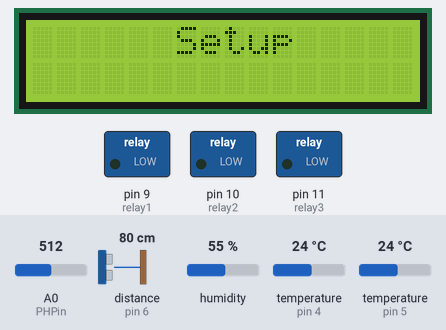
The sketch below on a simulated Arduino Uno, built with avr-gcc and run on an emulated ATmega328P. Shown: 16×2 character LCD, switched loads named in the sketch (green lamp = pin HIGH). Inputs (shaded band) come from the test bench; at power-on: temperature (sensors on pin 5, pin 4) 24 °C, A0 (PHPin) = 512, distance to the obstacle (sensor on pin 6) 80 cm, humidity 55 %. The echo pulse lasts 58.3 µs per cm; the local clock reads 2024-03-15 10:24:30 at power-on unless the sketch sets it; pins used as bus, display or sensor lines are not drawn; what the sketch prints to the serial monitor is not drawn.

Above: at 1.1 s.
At 5.3 s:
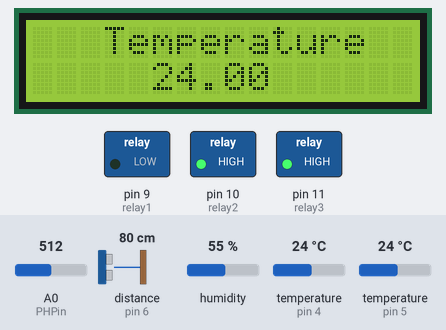
5.4 s: temperature (sensor on pin 5) set to 11 °C
At 10.8 s:
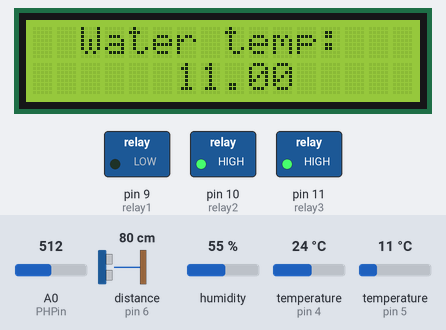
18.5 s: temperature (sensor on pin 5) set to 8 °C
39.3 s: A0 (PHPin) set to 554
At 53.2 s:
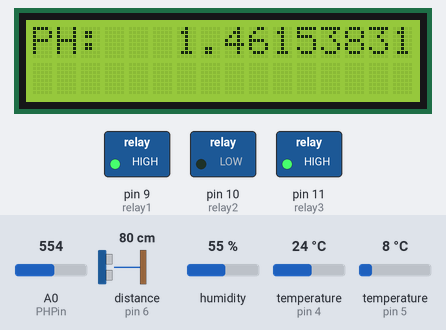
53.3 s: A0 (PHPin) set to 579
62.7 s: distance to the obstacle (sensor on pin 6) set to 56 cm
At 75.1 s:
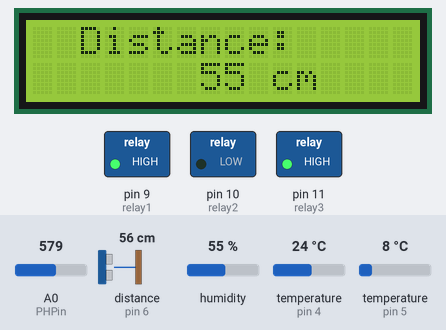
75.9 s: distance to the obstacle (sensor on pin 6) set to 45 cm
At 96.3 s:
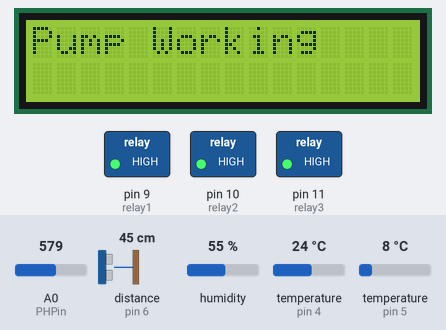
Timing chart, 0 to 97.8 s (numbered marks = the images above; inputs shaded):
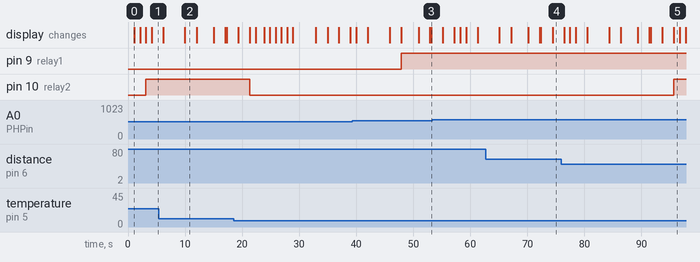

Measured:
- the behaviour switches between 51 and 50 cm on distance to the obstacle (sensor on pin 6) (found by bisection; images 4 and 5)
- after the input at 75.9 s, pin 10 (relay2): LOW → HIGH after 19.7 s
- what the display in image 0 shows lasts 1.0 s, from 1.1 s to 2.1 s
- what the display in image 2 shows lasts 2.0 s, from 10.0 s to 12.0 s

The sketch:

aquaponic.ino
```cpp
#include <DHT11.h>
#include <OneWire.h>
#include <DallasTemperature.h>
#include <Wire.h>
#include <LiquidCrystal_I2C.h>
#include "SoftwareSerial.h"


#define ONE_WIRE_BUS 5
#include "RTClib.h"

#define LED 13

#define samplingInterval 20
#define printInterval 800
#define ArrayLenth  40    //times of collection


const float minph = 5.5;
const float maxph = 7.0;
int PHPin = A0;
float Healthy1_mv = 1.96;
float mvReading = 0;
float Vs = 5;
static float phValue = 7.2;        // dtoStrf double to string function
static char phStr[15];
int i= 0;
long reading = 0;
unsigned long sum = 0;
float average = 0;
float mvReading_7 = 2.1191406250;
float Slope = 0;
float mvReading_4 = 2.4365234375;
float offset= 0;;


int relay1 = 9;      // Water heater
int relay2 = 10;     //Water Pump
int relay3 = 11;     //Air Pump

int pin = 4;
DHT11 dht11(pin);

OneWire oneWire(ONE_WIRE_BUS);
/********************************************************************/
// Pass our oneWire reference to Dallas Temperature.
DallasTemperature sensors(&oneWire);

//I2C pins declaration
LiquidCrystal_I2C lcd(0x27, 2, 1, 0, 4, 5, 6, 7, 3, POSITIVE);

SoftwareSerial esp8266(3,2);         // make RX Arduino line is pin 2, make TX Arduino line is pin 3.
                                      // This means that you need to connect the RX line from the esp to the Arduino's pin 2

RTC_DS1307 RTC;

int Second;
int Minute;
int Hour;      // Initialize them with the current value
int Day;
int Month;
int Year;


//Post values -------------------------------------------------------------------------------

 int refHour;
 /*
 int len;
 char inChar;
 char str[200]= "";
 boolean stringComplete;
 long postDelay = 60000;
 long minuteRef ;
 long lastPost ;
 */
 String tempStr;
 String humiStr;
 //String phStr;
 String waterStr;
 String distanceStr;
 String relay1Str;
 String relay2Str;
 String relay3Str;
 String relayStr[] = {relay1Str,relay2Str,relay3Str};
 String inputString ="";
 char* arr = "";
 const String outPutStringTest =  "24,50,7,15,45,ON,ON,ON";


 //char* line = "";                     // This part receives the response line fromesp8266

 //Post values -------------------------------------------------------------------------------
 int postDelay = 10;
 int minuteRef ;
 int hourRef;
 int lastPost ;
 int lastPostHour;
 int len;
 char inChar;
 char str[200]= "";
 //char* arr = "";
// String inputString ="";
 boolean stringComplete;


 float temp,humi;                                   // Variables to store the values readed from the sensor DHT11
 int tempInt,humiInt,phValueInt,waterInt;           //  Variables in integer format,step before convert in String and send trough ESP8266
 boolean relay1State,relay2State,relay3State;
 boolean relayState[] = {relay1State,relay2State,relay3State}  ;     // Save here the current state of the relays 0 = Low ....

// defines  echo pins numbers
const int trigPin = 7;
const int echoPin = 6;

// defines variables
long duration;
int  distance;


void setup() {

  Wire.begin();
  Serial.begin(9600);
  esp8266.begin(9600);
  Slope_calc();

  while (!Serial) {
      ; // wait for serial port to connect. Needed for Leonardo only
    }

  delay(1000);


  sensors.begin();

  lcd.begin(16,2);//Defining 16 columns and 2 rows of lcd display
  lcd.backlight();//To Power ON the back light
  //lcd.backlight();// To Power OFF the back light
  lcd.print("      Setup");

  delay(1000);


  RTC.begin();
  //Si quitamos el comentario de la linea siguiente, se ajusta la hora y la fecha con la del ordenador
  // RTC.adjust(DateTime(__DATE__, __TIME__));

  pinMode(relay1,OUTPUT);
  pinMode(relay2,OUTPUT);
  pinMode(relay3,OUTPUT);
  lcd.clear();
  lcd.print("   Relays ready");
  delay(1000);
  pinMode(trigPin,  OUTPUT);       // Sets the trigPin as an Output
  pinMode(echoPin,  INPUT);        // Sets the echoPin as an Input

  refHour = 43;    // Here a random hour is set. When checking the reference hour for the last post, the current hour will be always
                   // diferent than 43,then it will post the data online.
   digitalWrite(relay2,HIGH);
   digitalWrite(relay3,HIGH);
   relay2Str = "ON";
   relay3Str = "ON";
   lcd.clear();
   lcd.print("   Setup Done");
   delay(1000);
}

void loop() {

  dht();
  ds18B20();
  Time();
  ReadPH();
  waterLevel();
  postData();
  serialEvent();

  }

void dht()
{
  int err;
  if((err=dht11.read(humi, temp))==0)
  {
    Serial.print("temperature:");
    Serial.print(temp);
    Serial.print(" humidity:");
    Serial.print(humi);
    Serial.println();

    lcd.clear();//Clean the screen
    lcd.setCursor(0,0);
    lcd.print("   Temperature ");
    lcd.setCursor(5,2);
    lcd.print(temp);
    delay(2000);

    lcd.clear();//Clean the screen
    lcd.setCursor(0,0);
    lcd.print("    Humidity ");
    lcd.setCursor(6,2);
    lcd.print(humi);
    delay(2000);

  }
  else
  {
    lcd.clear();//Clean the screen
    lcd.setCursor(0,0);
    lcd.print("Error No: ");
    lcd.setCursor(0,1);
    lcd.print(err);
    delay(1000);
    Serial.println();
    Serial.print("Error No :");
    Serial.print(err);
    Serial.println();
  }
  delay(DHT11_RETRY_DELAY); //delay for reread
}

void ds18B20(void)
{
 // call sensors.requestTemperatures() to issue a global temperature
 // request to all devices on the bus
 /********************************************************************/
 sensors.requestTemperatures(); // Send the command to get temperature readings

 Serial.println("DONE");
/********************************************************************/
 lcd.clear();//Clean the screen
 lcd.print("  Water temp:");
 lcd.setCursor(6,2);
 lcd.print(sensors.getTempCByIndex(0));
 waterInt = (int)(sensors.getTempCByIndex(0));
 delay(2000);

   if ((waterInt <= -5)&&(waterInt >= -15))
     {
      sensors.requestTemperatures();
      lcd.clear();//Clean the screen
      lcd.print("  Water temp:");
      lcd.setCursor(6,2);
      lcd.print(sensors.getTempCByIndex(0));
      waterInt = (int)(sensors.getTempCByIndex(0));
      delay(2000);
       }

 if (waterInt <= 9)
     { digitalWrite(relay1,HIGH);
       lcd.clear();
       lcd.print("Water heating up");
       relay1Str= "ON";
       }
       else
          { digitalWrite(relay1,LOW);
            lcd.clear();
            lcd.print("Water no heating");
            relay1Str= "OFF";
           }
 if (waterInt < -15)
     {
       waterInt = -14;
       lcd.clear();
       lcd.print("Water temp Error");

      }

 Serial.print(sensors.getTempCByIndex(0));
 Serial.print(sensors.getTempCByIndex(0)); // Why "byIndex"?
   // You can have more than one DS18B20 on the same bus.
   // 0 refers to the first IC on the wire
   delay(2000);
}


void relayTest() {

  Serial.print("testing");
  lcd.clear();
  lcd.print(" Relay test");
    digitalWrite(relay1,HIGH);
    delay(1000);
    digitalWrite(relay2,HIGH);
    delay(1000);
    digitalWrite(relay3,HIGH);
    delay(1000);
    digitalWrite(relay1,LOW);
    delay(1000);
    digitalWrite(relay2,LOW);
    delay(1000);
    digitalWrite(relay3,LOW);
    delay(1000);

  }


void ReadPH(){

  i = 0;
  sum = 0;

  while(i<=20){
                reading=analogRead(PHPin);
                sum=sum+reading;
                delay(10);
                i++;
               }

  average=sum/i;

  //Converting to mV reading and then to pH
  mvReading=average*Vs/1024;
  //phValue=mvReading*K_PH;
  phValue=(7-((mvReading_7-mvReading)*Slope));

 if ((phValue > 1)&&(phValue < 10)) {
   lcd.clear();
   lcd.print("PH:   ");
   lcd.print(phValue,DEC);
   delay(2000);
  } else {
    phValue = 11.1 ;
    lcd.clear();
    lcd.print("   PH Error");
    lcd.setCursor(0,2);
    lcd.print(phValue);
    delay(2000);
    }
   dtostrf (phValue,  4,  1,  phStr);

   Serial.print("PH String = ");
   Serial.println(phStr);

}

void Slope_calc(){

                    offset=Healthy1_mv-mvReading_7;
                    Slope=3/(Healthy1_mv-mvReading_4-offset);
                 }


void Time () {

    DateTime now = RTC.now();
    delay(1000);

    Year = now.year();
    Month = now.month();
    Day = now.day();
    Hour = now.hour();
    Minute = now.minute();
    Second = now.second();
    lcd.clear();
    lcd.print(" Time : ");
    lcd.print(Hour);
    lcd.print(":");
    lcd.print(Minute);
    lcd.print(":");
    lcd.print(Second);
    delay(2000);
    lcd.clear();
}


void postData() {

    DateTime now = RTC.now();
    delay(1000);

    Year = now.year();
    Month = now.month();
    Day = now.day();
    Hour = now.hour();
    Minute = now.minute();
    Second = now.second();

    if (refHour != Hour)
      {
        String outPutString = "";
        String outPutAlarmString = "";
        const char* come = ",";

        //hValueInt = (int)phValue;

        tempInt = (int)temp;
        humiInt = (int)humi;

        //phStr = (String)phValueInt;
        //phStr = "";
        //phStr += (String)(phValue, 1);
        // phStr =  (String)(phValue,1);
        tempStr  = (String)tempInt;
        humiStr  = (String)humiInt;
        waterStr = (String)waterInt;
        distanceStr = (String)distance;

        lcd.clear();
        lcd.print("   refHour:");
        lcd.print(refHour);
        lcd.setCursor(3,2);
        lcd.print("Hour:");
        lcd.print(Hour);
        delay(1500);

        lcd.clear();
        lcd.print("  Parsing data");
        delay(1000);
        lcd.clear();


        lcd.print("Values: ");
        lcd.setCursor(0,2);
        outPutString += tempStr;
        lcd.print(tempStr);
        lcd.print(",");
        delay(1000);
        outPutString += come;
        outPutString += humiStr;
        lcd.print(humiStr);
        lcd.print(",");
        delay(1000);
        outPutString += come;
        outPutString += phStr;
        lcd.print(phStr);
        lcd.print(",");
        delay(1000);
        outPutString += come;
        outPutString += waterStr;
        lcd.print(waterStr);
        lcd.print(",");
        delay(1000);
        outPutString += come;
        outPutString += distanceStr;
        lcd.print(distanceStr);
        lcd.print(",");
        delay(1000);
        outPutString += come;
        outPutString += relay1Str;
        //lcd.print(relay1Str);
        lcd.print(",");
        delay(1000);
        outPutString += come;
        outPutString += relay2Str;
        //lcd.print(relay2Str);
        lcd.print(",");
        delay(1000);
        outPutString += come;
        outPutString += relay3Str;
        //lcd.print(relay3Str);

        delay(1000);

        lcd.clear();

        lcd.print(outPutString);
        delay(1000);
        //outPutString = outPutStringTest;
        esp8266.println(outPutString);

        delay(1000);
        lcd.clear();

        refHour = Hour;
        lcd.print("   ESP print");
        delay(2000);
        lcd.clear();
        while(esp8266.available()) lcd.print(esp8266.read());
        delay(2000);
       /* String line;
           while(esp8266.available())
           {
               line += esp8266.read();
              delay(1000);
              Serial.print(line);
            }  */
            // readWifi();
  //     line = "";
       outPutString = "";

       }
 }


void serialEvent() {
   lcd.clear();
   lcd.print("Serial event");
    // get the new byte:
    inChar = (char)esp8266.read();
    lcd.println("inChar :");
    lcd.setCursor(0,2);
    lcd.print(inChar);
    delay(1000);
   // Serial.print(inChar);                                    // add it to the inputString:
    inputString += inChar;
   // Serial.println(inputString);

    inputString.toCharArray(arr, len) ;
  //Serial.println("arr ready");                               // if the incoming character is a newline, set a flag
    if (inChar == '\n') {                                      // so the main loop can do something about it:
    stringComplete = true;
    delay(1000);
    lcd.clear();
    lcd.print("Done !");
    lcd.setCursor(0,2);
    lcd.println(arr);
    delay(1000);
    lcd.print("this was arr");
    delay(1000);

       inChar = 0;
       inputString = "";
   }
}

  void waterLevel() {               //test it with the final water repository

                     digitalWrite(trigPin, LOW);
                     delayMicroseconds(2);
                     digitalWrite(trigPin, HIGH);
                     delayMicroseconds(10);
                     digitalWrite(trigPin, LOW);
                     duration = pulseIn(echoPin, HIGH);
                     distance= duration*0.034/2;
                     lcd.clear();
                     lcd.setCursor(0,0);               // Sets the location at which subsequent text written to the LCD will be displayed
                     lcd.print("  Distance: ");          // Prints string "Distance" on the LCD
                     lcd.setCursor(7,2);
                     lcd.print(distance);              // Prints the distance value from the sensor
                     lcd.print(" cm");
                     delay(2000);

                     if (distance < 50)
                                 { digitalWrite(relay2,HIGH);
                                   lcd.clear();
                                   lcd.print("Pump Working");
                                   relay2Str= "ON";
                                   }
                                    else
                                        { digitalWrite(relay2,LOW);
                                          lcd.clear();
                                          lcd.print("Pump Stopped");
                                          relay2Str= "OFF";
                                         }
}
```
